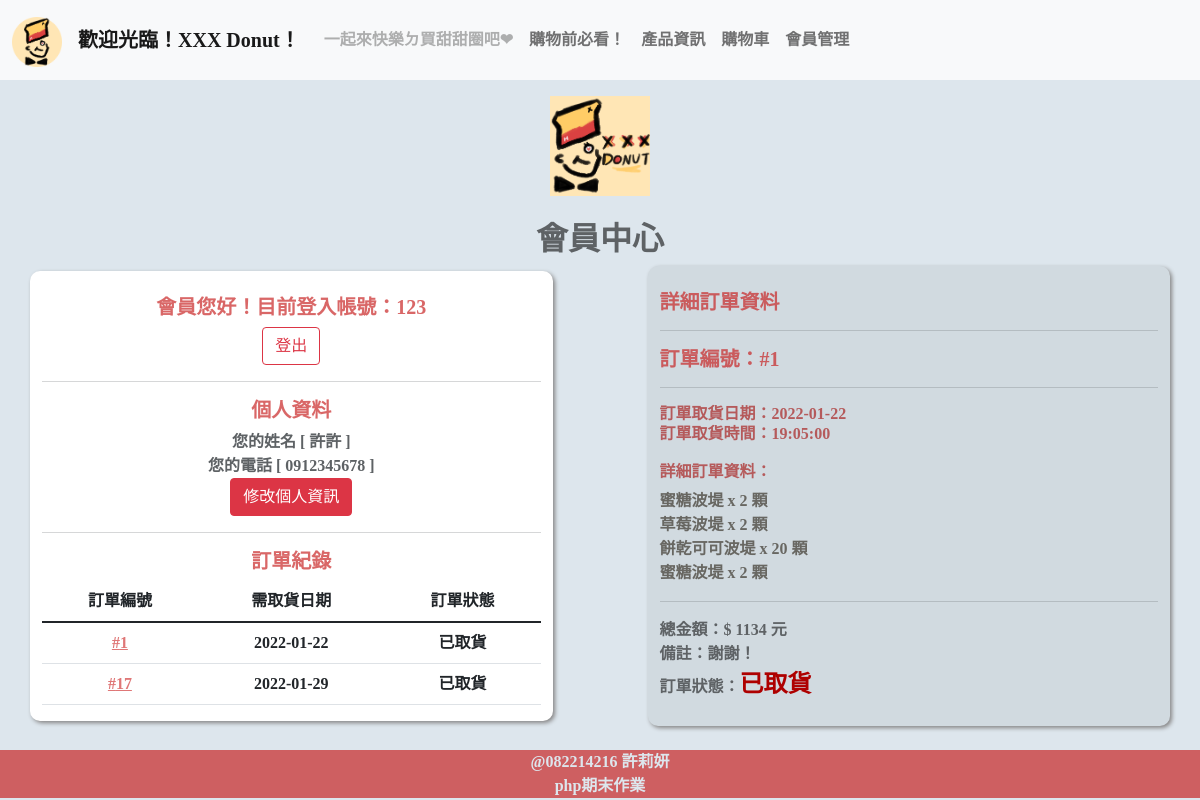
The app's page /user_member.php?ID=1 (signed in) with its own data.
### tables this page shows
CREATE TABLE `account` (
  `ID` int(11) NOT NULL,
  `Account` varchar(20) NOT NULL,
  `Password` varchar(20) NOT NULL,
  `name` varchar(20) NOT NULL,
  `phone` varchar(10) NOT NULL
);

CREATE TABLE `order` (
  `number` int(11) NOT NULL,
  `date` date NOT NULL,
  `time` time NOT NULL,
  `description` varchar(700) NOT NULL,
  `total` int(11) NOT NULL,
  `ps` varchar(256) NOT NULL,
  `user` int(11) NOT NULL,
  `status` varchar(10) NOT NULL
);

### user_member.php (the view, shortened to what this page needs)
<?php
include("configure.php");
if ($_SESSION['userID'] == null) {
  echo "<script>alert('請先登入會員！')</script>";
  echo "<meta http-equiv=REFRESH CONTENT=0;url='user_login.php'>";
} else {
  $link = new PDO('mysql:host=' . $hostname . ';dbname=' . $database . ';charset=utf8', $username, $password);
  $query = "SELECT * FROM `account` WHERE `ID`='$_SESSION[userID]'";
  $result = $link->query($query);
  $ACC = "";
  $NAME = "";
  $PHONE = "";
  foreach ($result as $row) {
    $ACC = $row["Account"];
    $NAME = $row["name"];
    $PHONE = $row["phone"];
  }
}
?>
<!doctype html>
<html lang="en">
<head>
  <link href="https://cdn.jsdelivr.net/npm/bootstrap@5.1.1/dist/css/bootstrap.min.css" rel="stylesheet">
  <link href="mystyle.css" rel="stylesheet">
</head>
<body>
  <br><br><br><br>
  <img src="images/logo.png" width="100px"><br><br>
  <h2>會員中心</h2>
  <div class="container">
    <div class="row align-items-center">
      <div class="col donut whitebg">
        <br>
        <h5>會員您好！目前登入帳號：<?php echo $ACC; ?></h5>
        <button type="button" class="btn btn-outline-danger" onclick="location.href='user_logout.php'">登出</button>
        <hr>
        <h5>個人資料</h5>
        您的姓名 [ <?php echo $NAME; ?> ]<br>
        您的電話 [ <?php echo $PHONE; ?> ]<br>
        <button type="button" class="btn btn-danger" onclick="window.open(' user_modify.php', '修改', config='height=700,width=ˊ600')">修改個人資訊</button>
        <hr>
        <h5>訂單紀錄</h5>
        <?php
        $link = new PDO('mysql:host=' . $hostname . ';dbname=' . $database . ';charset=utf8', $username, $password);
        $query = "SELECT * FROM `order` WHERE `user`= $_SESSION[userID] ";
        $result = $link->query($query);
        echo "<table class='table table-hover'>";
        echo "<thead>
                <tr>
                  <td scope='col' align='center' valign='middle'>訂單編號</th>
                  <td scope='col' align='center' valign='middle'>需取貨日期</th>
                  <td scope='col' align='center' valign='middle'>訂單狀態</th>
                </tr>
                </thead>";
        echo "<tbody>";
        foreach ($result as $row) {
          $number = $row["number"];
          $date = $row["date"];
          $status = $row["status"];
          echo "<tr>";
          echo "<td align='center' valign='middle'><a href='?ID=$number'>#$number</td></a></td>";
          echo "<td align='center' valign='middle'>$date</td>";
          echo "<td align='center' valign='middle'>$status</td>";
          echo "</tr>";
        }
        echo "</tbody>";
        echo "</table>";
        ?>
      </div>
      <div class="col-sm-1">
      </div>
      <div class="col donut darkbg "style="text-align:justify;">
      <br>
      <h5>詳細訂單資料</h5>
        <hr>
        <?php
        $number_detial = isset($_GET["ID"]) ? $_GET["ID"] : null;
        if ($number_detial == null) {
          echo "點選訂單編號，顯示訂單詳細資料！";
        } else {
          $link = new PDO('mysql:host=' . $hostname . ';dbname=' . $database . ';charset=utf8', $username, $password);
          $query = "SELECT * FROM `order` WHERE `number`= $number_detial ";
          $result = $link->query($query);
          foreach ($result as $row) {
            $date_detial = $row["date"];
            $time_detial = $row["time"];
            $description_detial = $row["description"];
            $total_detial = $row["total"];
            $ps_detial = $row["ps"];
            $status_detial = $row["status"];
          }
          echo "<h5>訂單編號：#$number_detial</h5><hr>";
          echo "<h6>訂單取貨日期：$date_detial<br>";
          echo "訂單取貨時間：$time_detial<br><br>";
          echo "詳細訂單資料：</h6><p>$description_detial</p><hr>";
          echo "總金額：$ $total_detial 元<br>";
          echo "備註：$ps_detial<br>";
          echo "訂單狀態：<font color='#AE0000' size='5'>$status_detial</font>";
        }
        ?>
        <br><br>
      </div>
    </div>
  </div>
  <br>
</body>
</html>

### mystyle.css (style rules this page uses)
body { color: #5E6265; font-family: "微軟正黑體"; background-color: #DDE6ED; text-align: center; font-weight: bold; }
.darkbg { background-color: #D1DAE0; }
.whitebg { background-color: #ffffff; }
.donut { border-radius: 10px; width: 50%; box-shadow: 2px 2px 4px #858484; }
h1, h2, h3, h4, h5, h6 { font-weight: bold; }
h5 { color: rgba(199, 31, 31, 0.678); }
h6 { color: rgba(175, 67, 67, 0.842); }
p { color: rgba(54, 48, 39, 0.678); }
a:link { color: rgba(209, 58, 58, 0.692); }

### records on screen
account: Account "123", name "許許", phone "0912345678"
order: number "1", date "2022-01-22", status "已取貨", time "19:05:00", description "蜜糖波堤 x 2 顆 草莓波堤 x 2 顆 餅乾可可波堤 x 20 顆 蜜糖波堤 x 2 顆", total "1134", ps "謝謝！"
order: number "17", date "2022-01-29", status "已取貨"

### other values on screen
$number_detial "1"
